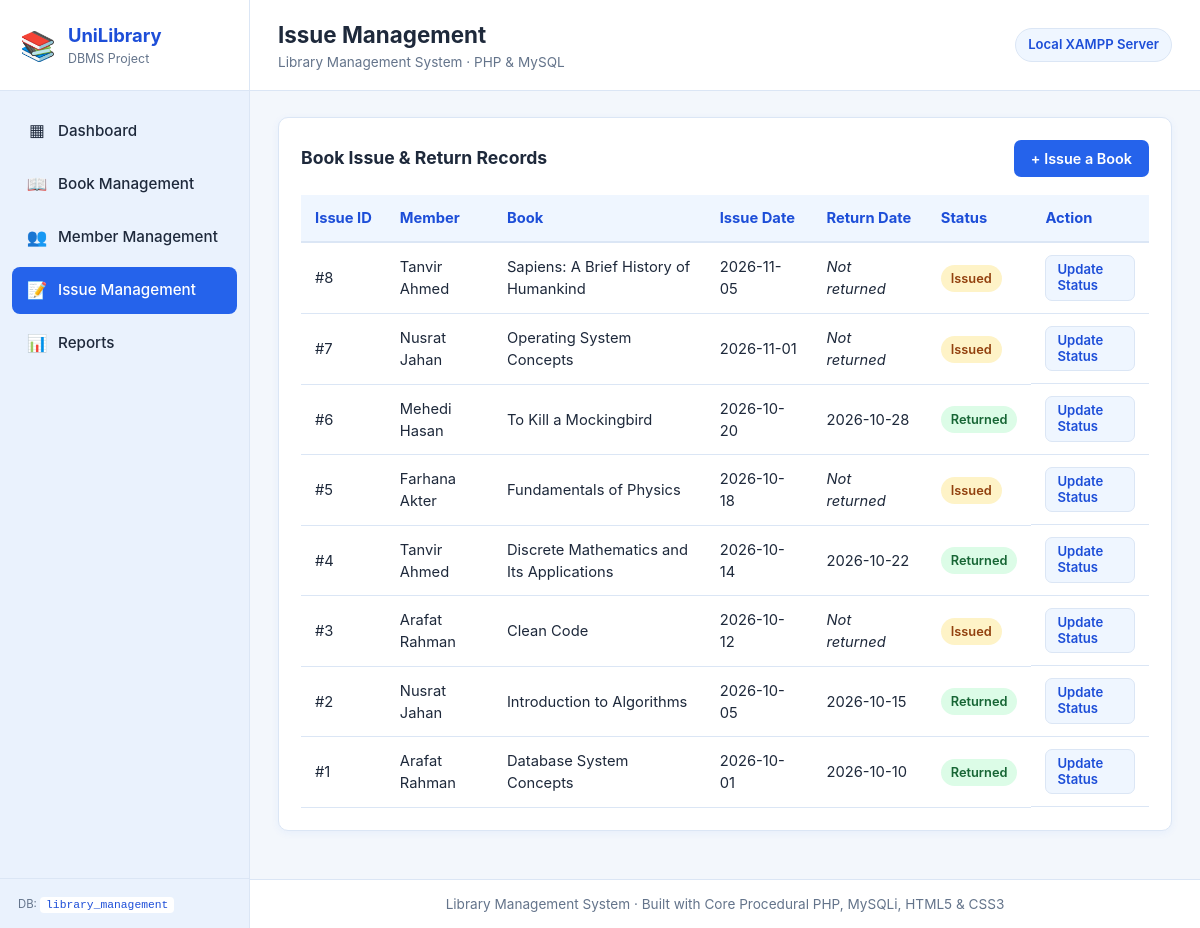
/issues/index.php, run on the app's committed database.
### tables this page shows
CREATE TABLE Issue (
    issue_id INT PRIMARY KEY AUTO_INCREMENT,
    book_id INT NOT NULL,
    member_id INT NOT NULL,
    issue_date DATE NOT NULL,
    return_date DATE NULL,
    status VARCHAR(30) NOT NULL DEFAULT 'Issued',
    CONSTRAINT fk_issue_book
        FOREIGN KEY (book_id) REFERENCES Book(book_id)
        ON UPDATE CASCADE
        ON DELETE RESTRICT,
    CONSTRAINT fk_issue_member
        FOREIGN KEY (member_id) REFERENCES Member(member_id)
        ON UPDATE CASCADE
        ON DELETE RESTRICT
);

CREATE TABLE Member (
    member_id INT PRIMARY KEY AUTO_INCREMENT,
    member_name VARCHAR(100) NOT NULL,
    email VARCHAR(100) UNIQUE,
    phone VARCHAR(20),
    department VARCHAR(100)
);

CREATE TABLE Book (
    book_id INT PRIMARY KEY AUTO_INCREMENT,
    book_name VARCHAR(150) NOT NULL,
    author VARCHAR(100) NOT NULL,
    category_id INT NOT NULL,
    isbn VARCHAR(30) UNIQUE,
    quantity INT NOT NULL DEFAULT 1,
    CONSTRAINT fk_book_category
        FOREIGN KEY (category_id) REFERENCES Category(category_id)
        ON UPDATE CASCADE
        ON DELETE RESTRICT
);

### config/db.php (called while the page is built, shortened)
<?php
function e($value): string
{
    return htmlspecialchars((string)($value ?? ''), ENT_QUOTES, 'UTF-8');
}
?>

### issues/index.php (the view, shortened to what this page needs)
<?php
require_once __DIR__ . '/../config/db.php';
$sql = "SELECT
            i.issue_id,
            m.member_name,
            b.book_name,
            i.issue_date,
            i.return_date,
            i.status
        FROM Issue i
        INNER JOIN Member m ON i.member_id = m.member_id
        INNER JOIN Book b   ON i.book_id = b.book_id
        ORDER BY i.issue_id DESC";
$result = mysqli_query($conn, $sql);
include __DIR__ . '/../includes/header.php';
?>
<section class="panel">
    <div class="panel-header">
        <h2 class="panel-title">Book Issue &amp; Return Records</h2>
        <a href="add.php" class="btn btn-primary">+ Issue a Book</a>
    </div>
    <div class="table-responsive">
        <table>
            <thead>
                <tr>
                    <th>Issue ID</th>
                    <th>Member</th>
                    <th>Book</th>
                    <th>Issue Date</th>
                    <th>Return Date</th>
                    <th>Status</th>
                    <th>Action</th>
                </tr>
            </thead>
            <tbody>
                <?php if (mysqli_num_rows($result) > 0): ?>
                    <?php while ($issue = mysqli_fetch_assoc($result)): ?>
                        <tr>
                            <td>#<?php echo e($issue['issue_id']); ?></td>
                            <td><?php echo e($issue['member_name']); ?></td>
                            <td><?php echo e($issue['book_name']); ?></td>
                            <td><?php echo e($issue['issue_date']); ?></td>
                            <td><?php echo $issue['return_date'] ? e($issue['return_date']) : '<em>Not returned</em>'; ?></td>
                            <td>
                                <span class="badge <?php echo ($issue['status'] === 'Returned') ? 'badge-returned' : 'badge-issued'; ?>">
                                    <?php echo e($issue['status']); ?>
                                </span>
                            </td>
                            <td class="actions-cell">
                                <a href="update.php?id=<?php echo (int) $issue['issue_id']; ?>" class="btn btn-secondary btn-sm">Update Status</a>
                            </td>
                        </tr>
                    <?php endwhile; ?>
                <?php else: ?>
                    <tr>
                        <td colspan="7" class="empty-state">No issue records found.</td>
                    </tr>
                <?php endif; ?>
            </tbody>
        </table>
    </div>
</section>
<?php include __DIR__ . '/../includes/footer.php'; ?>

### style.css (style rules this page uses)
:root { --bg-page: #f3f7fc; --bg-surface: #ffffff; --bg-sidebar: #eaf2fd; --bg-sidebar-hover: #dbeafe; --primary: #2563eb; --primary-dark: #1d4ed8; --primary-light: #eff6ff; --border-color: #dbe6f5; --text-main: #1e293b; --text-muted: #64748b; --success-bg: #dcfce7; --success-text: #166534; --warning-bg: #fef3c7; --warning-text: #92400e; --danger-bg: #fee2e2; --danger-text: #991b1b; --danger-btn: #dc2626; --danger-btn-hover: #b91c1c; --shadow-sm: 0 2px 8px rgba(37, 99, 235, 0.06); --radius: 10px; }
* { box-sizing: border-box; margin: 0; padding: 0; }
body { font-family: -apple-system, BlinkMacSystemFont, "Segoe UI", Roboto, Arial, sans-serif; background-color: var(--bg-page); color: var(--text-main); line-height: 1.5; }
.panel { background-color: var(--bg-surface); border: 1px solid var(--border-color); border-radius: var(--radius); padding: 22px; box-shadow: var(--shadow-sm); margin-bottom: 22px; }
.panel-header { display: flex; flex-wrap: wrap; align-items: center; justify-content: space-between; gap: 14px; margin-bottom: 18px; }
.panel-title { font-size: 1.1rem; font-weight: 700; color: var(--text-main); }
.btn { display: inline-block; padding: 9px 16px; border-radius: 7px; font-size: 0.9rem; font-weight: 600; text-decoration: none; border: 1px solid transparent; cursor: pointer; transition: background-color 0.15s ease; line-height: 1.2; }
.btn-primary { background-color: var(--primary); color: #ffffff; }
.btn-secondary { background-color: var(--primary-light); color: var(--primary-dark); border-color: var(--border-color); }
.btn-sm { padding: 6px 11px; font-size: 0.82rem; }
.table-responsive { width: 100%; overflow-x: auto; }
table { width: 100%; border-collapse: collapse; font-size: 0.92rem; }
thead th { background-color: var(--primary-light); color: var(--primary-dark); text-align: left; padding: 12px 14px; font-weight: 700; border-bottom: 2px solid var(--border-color); white-space: nowrap; }
tbody td { padding: 12px 14px; border-bottom: 1px solid var(--border-color); vertical-align: middle; }
.actions-cell { display: flex; gap: 8px; flex-wrap: wrap; }
.badge { display: inline-block; padding: 4px 10px; border-radius: 999px; font-size: 0.8rem; font-weight: 600; }
.badge-returned { background-color: var(--success-bg); color: var(--success-text); }
.badge-issued { background-color: var(--warning-bg); color: var(--warning-text); }

### data on the page
issue: issue_id "8", member.member_name "Tanvir Ahmed", book.book_name "Sapiens: A Brief History of Humankind", issue_date "2026-11-05", shows "Not returned", status "Issued"
issue: issue_id "7", member.member_name "Nusrat Jahan", book.book_name "Operating System Concepts", issue_date "2026-11-01", shows "Not returned", status "Issued"
issue: issue_id "6", member.member_name "Mehedi Hasan", book.book_name "To Kill a Mockingbird", issue_date "2026-10-20", return_date "2026-10-28", status "Returned"
issue: issue_id "5", member.member_name "Farhana Akter", book.book_name "Fundamentals of Physics", issue_date "2026-10-18", shows "Not returned", status "Issued"
issue: issue_id "4", member.member_name "Tanvir Ahmed", book.book_name "Discrete Mathematics and Its Applications", issue_date "2026-10-14", return_date "2026-10-22", status "Returned"
issue: issue_id "3", member.member_name "Arafat Rahman", book.book_name "Clean Code", issue_date "2026-10-12", shows "Not returned", status "Issued"
issue: issue_id "2", member.member_name "Nusrat Jahan", book.book_name "Introduction to Algorithms", issue_date "2026-10-05", return_date "2026-10-15", status "Returned"
issue: issue_id "1", member.member_name "Arafat Rahman", book.book_name "Database System Concepts", issue_date "2026-10-01", return_date "2026-10-10", status "Returned"

### other printed values
$item['icon'] "▦"
$item['label'] "Dashboard"
$item['icon'] "📖"
$item['label'] "Book Management"
$item['icon'] "👥"
$item['label'] "Member Management"
$item['icon'] "📝"
$item['label'] "Issue Management"
$item['icon'] "📊"
$item['label'] "Reports"
$page_title "Issue Management"
